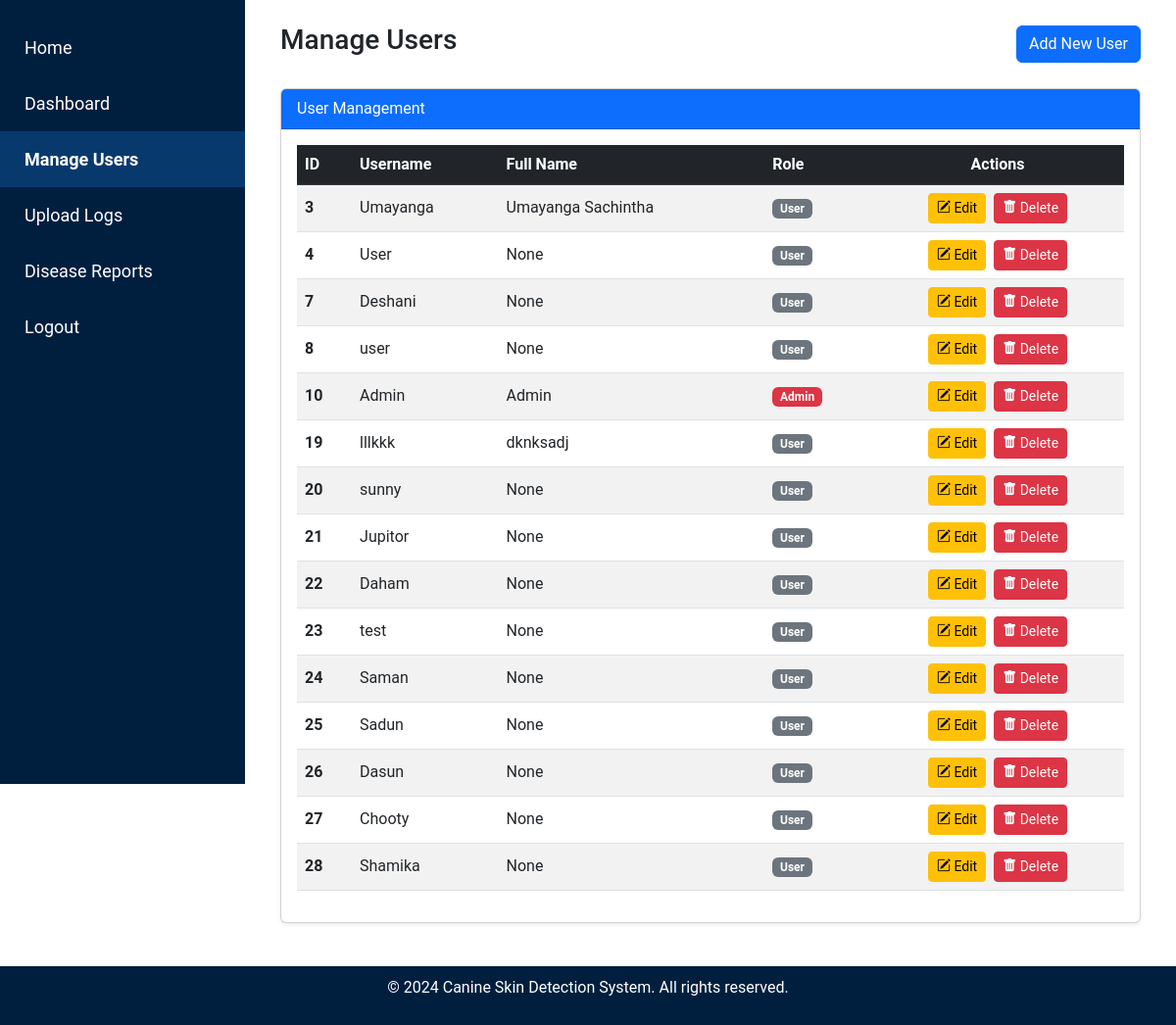
/admin/manage_users (signed in), run on the app's committed database.
### tables this page shows
CREATE TABLE users (
    id INTEGER PRIMARY KEY AUTOINCREMENT,
    username TEXT UNIQUE NOT NULL,
    password TEXT NOT NULL
, "role" TEXT NOT NULL DEFAULT 'user', full_name TEXT, dob DATE, nic TEXT, profile_picture TEXT, address TEXT);

### admin.py (the view)
@admin.route('/manage_users')
def manage_users():
    if 'user' not in session or session.get('role') != 'admin':
        flash('Access denied! Admins only.', 'danger')
        return redirect(url_for('index'))
    conn = get_db_connection()
    users = conn.execute('SELECT id, username, full_name, role FROM users').fetchall()
    conn.close()
    return render_template('admin/manage_users.html', users=users)

### db.py (called while the page is built)
def get_db_connection():
    conn = sqlite3.connect('site.db')
    conn.row_factory = sqlite3.Row  # Allows accessing rows as dictionaries
    return conn

### templates/admin/manage_users.html (shortened to what this page needs)
<!DOCTYPE html>
<html lang="en">
<head>
    <link href="https://cdn.jsdelivr.net/npm/bootstrap@5.3.0-alpha1/dist/css/bootstrap.min.css" rel="stylesheet">
    <link rel="stylesheet" href="{{ url_for('static', filename='css/admin_styles.css') }}">
    <link href="https://cdnjs.cloudflare.com/ajax/libs/bootstrap-icons/1.8.1/font/bootstrap-icons.min.css" rel="stylesheet">
</head>
<body>
    {% include 'partials/admin_sidebar.html' %}
    <div class="content p-4">
        <div class="container-fluid">
            <div class="d-flex justify-content-between align-items-center mb-4">
                <h1 class="h3">Manage Users</h1>
                <a href="{{ url_for('admin.add_user') }}" class="btn btn-primary">Add New User</a>
            </div>
            <div class="card shadow-sm">
                <div class="card-header bg-primary text-white">
                    User Management
                </div>
                <div class="card-body">
                    <table class="table table-hover table-striped align-middle">
                        <thead class="table-dark">
                            <tr>
                                <th scope="col">ID</th>
                                <th scope="col">Username</th>
                                <th scope="col">Full Name</th>
                                <th scope="col">Role</th>
                                <th scope="col" class="text-center">Actions</th>
                            </tr>
                        </thead>
                        <tbody>
                            {% for user in users %}
                            <tr>
                                <th scope="row">{{ user.id }}</th>
                                <td>{{ user.username }}</td>
                                <td>{{ user.full_name }}</td>
                                <td>
                                    <span class="badge {% if user.role == 'admin' %} bg-danger {% else %} bg-secondary {% endif %}">
                                        {{ user.role | capitalize }}
                                    </span>
                                </td>
                                <td class="text-center">
                                    <a href="{{ url_for('admin.edit_user', user_id=user.id) }}" class="btn btn-sm btn-warning me-1" title="Edit User" data-bs-toggle="tooltip" data-bs-placement="top">
                                        <i class="bi bi-pencil-square"></i> Edit
                                    </a>
                                    <form action="{{ url_for('admin.delete_user', user_id=user.id) }}" method="POST" class="d-inline-block" onsubmit="return confirm('Are you sure you want to delete this user?');">
                                        <button type="submit" class="btn btn-sm btn-danger" title="Delete User" data-bs-toggle="tooltip" data-bs-placement="top">
                                            <i class="bi bi-trash-fill"></i> Delete
                                        </button>
                                    </form>
                                </td>
                            </tr>
                            {% endfor %}
                        </tbody>
                    </table>
                </div>
            </div>
        </div>
    </div>
    {% include 'partials/footer_admin.html' %}
</body>
</html>

### static/css/admin_styles.css (style rules this page uses)
html,body { font-family: 'Roboto', sans-serif; height: 100%; margin: 0; }
.card { margin-bottom: 20px; }
.content { margin-left: 250px; padding: 20px; flex: 1; }
.card-body { position: relative; z-index: 1; }

### data on the page
users: id "3", username "Umayanga", full_name "Umayanga Sachintha", role "User"
users: id "4", username "User", full_name "None", role "User"
users: id "7", username "Deshani", full_name "None", role "User"
users: id "8", username "user", full_name "None", role "User"
users: id "10", username "Admin", full_name "Admin", role "Admin"
users: id "19", username "lllkkk", full_name "dknksadj", role "User"
users: id "20", username "sunny", full_name "None", role "User"
users: id "21", username "Jupitor", full_name "None", role "User"
users: id "22", username "Daham", full_name "None", role "User"
users: id "23", username "test", full_name "None", role "User"
users: id "24", username "Saman", full_name "None", role "User"
users: id "25", username "Sadun", full_name "None", role "User"
users: id "26", username "Dasun", full_name "None", role "User"
users: id "27", username "Chooty", full_name "None", role "User"
users: id "28", username "Shamika", full_name "None", role "User"
